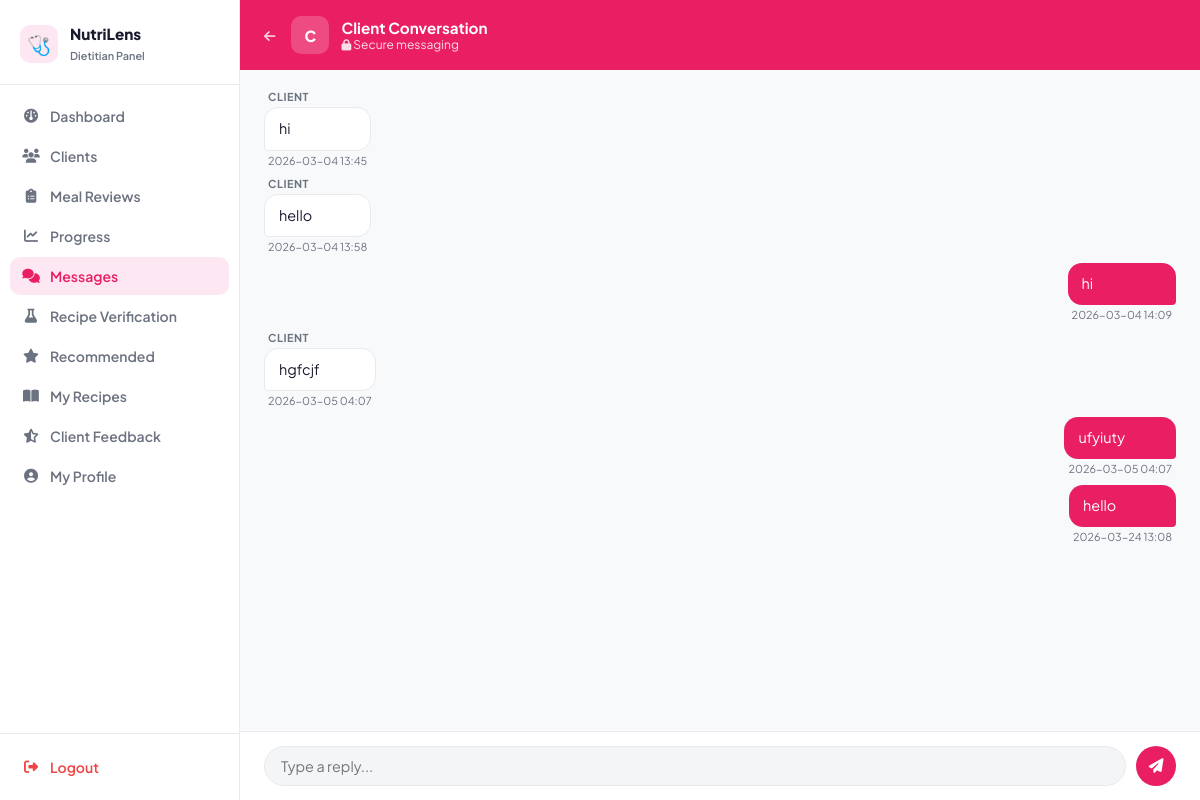
The app's page /dietitian/messages/6 (signed in) with its own data.
### tables this page shows
CREATE TABLE chat_messages (
    id INTEGER PRIMARY KEY AUTOINCREMENT,
    user_id INTEGER,
    dietitian_id INTEGER,
    sender TEXT,
    message TEXT,
    timestamp DATETIME DEFAULT CURRENT_TIMESTAMP
, is_read INTEGER DEFAULT 0);

### app.py (the view)
@app.route("/dietitian/messages/<int:user_id>")
def dietitian_messages(user_id):
    if "dietitian_id" not in session:
        return redirect("/dietitian/login")
    conn = get_db_connection()
    conn.execute("""
        UPDATE chat_messages SET is_read=1
        WHERE user_id=? AND dietitian_id=? AND sender='user'
    """, (user_id, session["dietitian_id"]))
    conn.commit()
    messages = conn.execute("""
        SELECT * FROM chat_messages WHERE user_id=? AND dietitian_id=? ORDER BY timestamp
    """, (user_id, session["dietitian_id"])).fetchall()
    conn.close()
    return render_template("dietitian/messages.html", messages=messages, user_id=user_id)

### app.py (called while the page is built)
def get_db_connection():
    conn = sqlite3.connect(DATABASE)
    conn.row_factory = sqlite3.Row
    return conn

### templates/dietitian/messages.html (shortened to what this page needs)
<!DOCTYPE html>
<html lang="en">
<head>
    <link rel="stylesheet" href="https://cdnjs.cloudflare.com/ajax/libs/font-awesome/6.4.0/css/all.min.css">
</head>
<body>
    <aside class="sidebar">
        <div class="sidebar-logo">
            <div class="logo-icon">🩺</div>
            <div class="logo-text"><b>NutriLens</b><span>Dietitian Panel</span></div>
        </div>
        <nav class="sidebar-nav">
            <a href="/dietitian/dashboard" class="nav-item"><i class="fas fa-gauge"></i> Dashboard</a>
            <a href="/dietitian/clients" class="nav-item"><i class="fas fa-users"></i> Clients</a>
            <a href="/dietitian/meal-reviews" class="nav-item"><i class="fas fa-clipboard-list"></i> Meal Reviews</a>
            <a href="/dietitian/progress" class="nav-item"><i class="fas fa-chart-line"></i> Progress</a>
            <a href="/dietitian/messages" class="nav-item active"><i class="fas fa-comments"></i> Messages</a>
            <a href="/dietitian/recipes" class="nav-item"><i class="fas fa-flask"></i> Recipe Verification</a>
            <a href="/dietitian/recommended" class="nav-item"><i class="fas fa-star"></i> Recommended</a>
            <a href="/dietitian/my-recipes" class="nav-item"><i class="fas fa-book-open"></i> My Recipes</a>
            <a href="/dietitian/feedback" class="nav-item"><i class="fas fa-star-half-stroke"></i> Client Feedback</a>
            <a href="/dietitian/profile" class="nav-item"><i class="fas fa-user-circle"></i> My Profile</a>
        </nav>
        <div class="sidebar-footer"><a href="{{ url_for('dietitian_logout') }}" class="nav-item logout"><i
                    class="fas fa-right-from-bracket"></i> Logout</a></div>
    </aside>
    <main class="main">
        <div class="chat-header">
            <a href="/dietitian/messages"
                style="color:rgba(255,255,255,.8);text-decoration:none;font-size:.82rem;margin-right:4px"><i
                    class="fas fa-arrow-left"></i></a>
            <div class="chat-avatar">C</div>
            <div>
                <div style="font-weight:700;font-size:.95rem">Client Conversation</div>
                <div style="font-size:.75rem;opacity:.85"><i class="fas fa-lock" style="font-size:.7rem"></i> Secure
                    messaging</div>
            </div>
        </div>
        <div class="chat-box" id="chatBox">
            {% if messages %}
            {% for msg in messages %}
            {% if msg['sender'] == 'user' %}
            <div class="msg-wrap left">
                <div class="msg-sender">Client</div>
                <div class="bubble client">{{ msg['message'] }}</div>
                {% if msg['timestamp'] %}<div class="msg-time">{{ msg['timestamp'][:16] }}</div>{% endif %}
            </div>
            {% else %}
            <div class="msg-wrap right">
                <div class="bubble dietitian">{{ msg['message'] }}</div>
                {% if msg['timestamp'] %}<div class="msg-time">{{ msg['timestamp'][:16] }}</div>{% endif %}
            </div>
            {% endif %}
            {% endfor %}
            {% else %}
            <div class="no-msg"><i class="fas fa-comments"></i>
                <p>No messages yet — start the conversation.</p>
            </div>
            {% endif %}
        </div>
        <form method="POST" action="/dietitian/send_reply" class="input-row">
            <input type="text" name="message" placeholder="Type a reply..." required>
            <button type="submit" class="send-btn"><i class="fas fa-paper-plane"></i></button>
        </form>
    </main>
</body>
</html>

### templates/dietitian/messages.html (style rules this page uses)
:root { --brand: #e91e63; --brand-dark: #be185d; --brand-soft: #fce7f3; --bg: #f4f5f7; --surface: #fff; --text: #1a1a2e; --muted: #6b7280; --border: #e8eaed; --shadow: 0 1px 4px rgba(0, 0, 0, .07), 0 4px 16px rgba(0, 0, 0, .04); --radius: 14px; }
* { box-sizing: border-box; margin: 0; padding: 0 }
body { font-family: 'Plus Jakarta Sans', sans-serif; background: var(--bg); color: var(--text); display: flex; height: 100vh; overflow: hidden }
.sidebar { width: 240px; flex-shrink: 0; background: var(--surface); border-right: 1px solid var(--border); display: flex; flex-direction: column; height: 100vh; position: sticky; top: 0 }
.sidebar-logo { padding: 24px 20px 20px; display: flex; align-items: center; gap: 12px; border-bottom: 1px solid var(--border) }
.logo-icon { width: 38px; height: 38px; border-radius: 10px; background: var(--brand-soft); display: flex; align-items: center; justify-content: center; font-size: 1.2rem; flex-shrink: 0 }
.logo-text b { display: block; font-size: .95rem; font-weight: 800; color: var(--text) }
.logo-text span { font-size: .68rem; color: var(--muted); font-weight: 600 }
.sidebar-nav { flex: 1; padding: 12px 10px; display: flex; flex-direction: column; gap: 2px; overflow-y: auto }
.nav-item { display: flex; align-items: center; gap: 10px; padding: 10px 12px; border-radius: 10px; text-decoration: none; color: var(--muted); font-size: .875rem; font-weight: 600; transition: all .15s }
.nav-item i { width: 18px; text-align: center; font-size: .88rem }
.nav-item.active { background: var(--brand-soft); color: var(--brand) }
.nav-item.active i { color: var(--brand) }
.sidebar-footer { padding: 14px 10px; border-top: 1px solid var(--border) }
.nav-item.logout { color: #ef4444 }
.main { flex: 1; overflow-y: auto; padding: 28px 32px 60px }
body { overflow: hidden }
.main { padding: 0; display: flex; flex-direction: column; height: 100vh }
.chat-header { padding: 16px 24px; background: var(--brand); color: #fff; display: flex; align-items: center; gap: 12px; flex-shrink: 0 }
.chat-avatar { width: 38px; height: 38px; border-radius: 10px; background: rgba(255, 255, 255, .2); display: flex; align-items: center; justify-content: center; font-weight: 800; font-size: .95rem; flex-shrink: 0 }
.chat-box { flex: 1; overflow-y: auto; padding: 20px 24px; display: flex; flex-direction: column; gap: 10px; background: #f8f9fa }
.msg-wrap { display: flex; flex-direction: column; max-width: 68% }
.msg-wrap.right { align-self: flex-end }
.msg-wrap.left { align-self: flex-start }
.msg-sender { font-size: .68rem; font-weight: 700; text-transform: uppercase; letter-spacing: .05em; color: var(--muted); margin-bottom: 4px; padding-left: 4px }
.bubble { padding: 10px 14px; border-radius: 14px; font-size: .9rem; line-height: 1.5; word-break: break-word }
.bubble.client { background: #fff; border: 1px solid var(--border); border-bottom-left-radius: 4px }
.bubble.dietitian { background: var(--brand); color: #fff; border-bottom-right-radius: 4px }
.msg-time { font-size: .68rem; color: var(--muted); margin-top: 3px; padding: 0 4px }
.msg-wrap.right .msg-time { text-align: right }
.input-row { padding: 14px 24px; background: #fff; border-top: 1px solid var(--border); display: flex; gap: 10px; align-items: center; flex-shrink: 0 }
.input-row input { flex: 1; padding: 10px 16px; border: 1.5px solid var(--border); border-radius: 24px; font-size: .9rem; font-family: inherit; outline: none; background: var(--bg) }
.send-btn { width: 40px; height: 40px; border-radius: 50%; background: var(--brand); color: #fff; border: none; cursor: pointer; display: flex; align-items: center; justify-content: center; font-size: .92rem; flex-shrink: 0; transition: background .2s }

### records on screen
chat_messages: message "hi", timestamp "2026-03-04 13:45"
chat_messages: message "hello", timestamp "2026-03-04 13:58"
chat_messages: message "hi", timestamp "2026-03-04 14:09"
chat_messages: message "hgfcjf", timestamp "2026-03-05 04:07"
chat_messages: message "ufyiuty", timestamp "2026-03-05 04:07"
chat_messages: message "hello", timestamp "2026-03-24 13:08"
